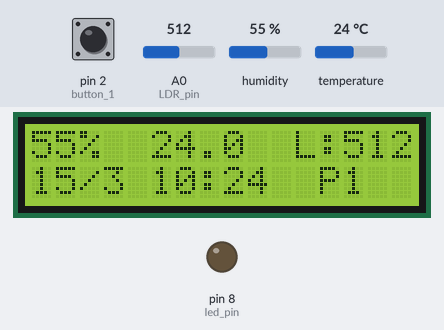
A sketch run on a simulated Arduino Uno, built with avr-gcc and run on an emulated ATmega328P. On the bench: 16×2 character LCD, output pins drawn as LEDs (lit = HIGH). Inputs (shaded band) come from the test bench; at power-on: A0 (LDR_pin) = 512, pin 2 (button_1) LOW, humidity 55 %, temperature 24 °C. The local clock reads 2024-03-15 10:24:30 at power-on unless the sketch sets it.

Above: at 1.2 s.
1.3 s: A0 (LDR_pin) set to 985
At 3.0 s:
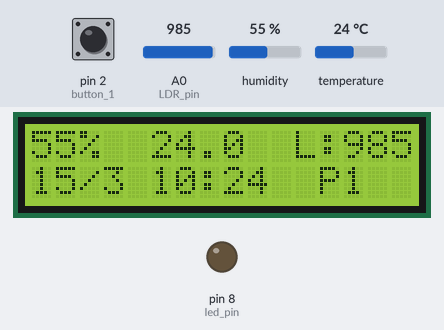
3.5 s: A0 (LDR_pin) set to 1008
At 5.1 s:
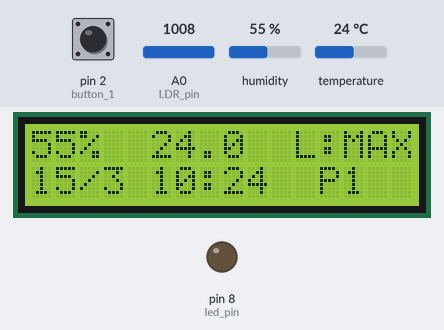
5.5 s: A0 (LDR_pin) set to 0
At 6.9 s:
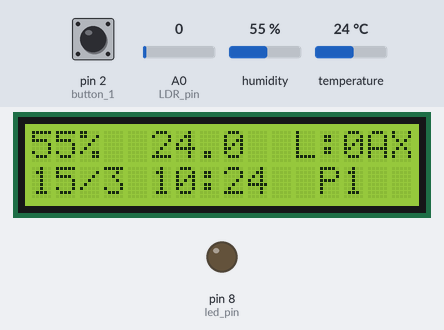
7.5 s: A0 (LDR_pin) set to 8
9.5 s: A0 (LDR_pin) set to 11
At 11.3 s:
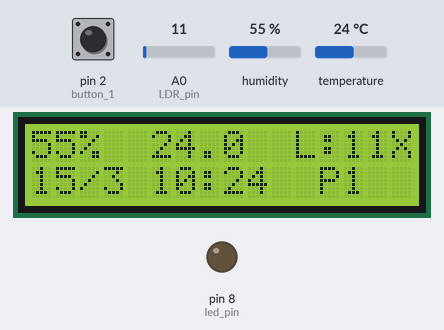
11.6 s: pin 2 (button_1) pulled HIGH for 1 s
At 12.8 s:
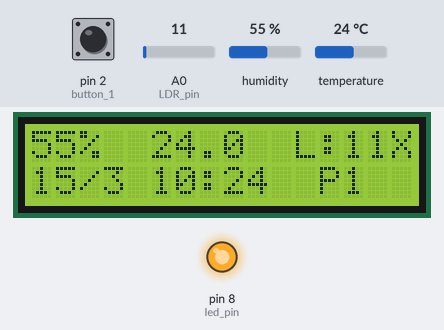
Timing chart, 0 to 14.6 s (numbered marks = the images above; inputs shaded):
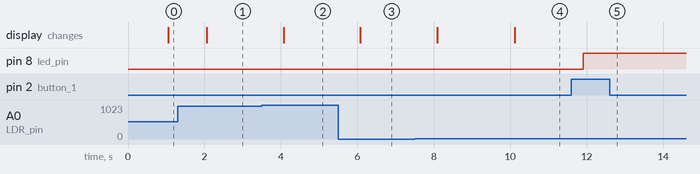

Measured:
- the behaviour switches between 999 and 1000 on A0 (LDR_pin) (found by bisection; images 1 and 2)
- the behaviour switches between 9 and 10 on A0 (LDR_pin) (found by bisection; images 3 and 4)
- after the input at 1.3 s, the display: changes after 0.75 s (image 1)
- after the input at 3.5 s, the display: changes after 0.57 s (image 2)
- after the input at 5.5 s, the display: changes after 0.58 s (image 3)
- after the input at 9.5 s, the display: changes after 0.62 s (image 4)
- after the input at 11.6 s, pin 8 (led_pin): LOW → HIGH after 0.32 s

The sketch:

sketch.ino
```cpp
#include <DHT.h>
#include <Wire.h>
#include <LCD.h>
#include <RTClib.h>
#include <LiquidCrystal_I2C.h>

//constants
#define DHTPIN 7		// DHT22 DAT pin
#define DHTTYPE DHT22   // set sensor type as DHT 22 (AM2302)
#define I2C_ADDR 0x27	// Add your I2C lcd monitor address here.  Find it from I2C Scanner script
#define BACKLIGHT_PIN 3
#define En_pin  2
#define Rw_pin  1
#define Rs_pin  0
#define D4_pin  4
#define D5_pin  5
#define D6_pin  6
#define D7_pin  7
#define LDR_pin A0			//LDR pin. Must be analog
#define button_1 2			//button 1 pin. Must be digital
#define MAX_PROG 4			//maximum programs available
#define led_pin 8			//led status pin
#define check_delay 1000	//delay time between every sensors scan

LiquidCrystal_I2C	lcd(I2C_ADDR, En_pin, Rw_pin, Rs_pin, D4_pin, D5_pin, D6_pin, D7_pin);
DHT dht(DHTPIN, DHTTYPE); // Init DHT sensor for normal 16mhz Arduino
RTC_DS1307 RTC;

float hum;					//Stores humidity value
float temp;					//Stores temperature value
int ldr;					//Stores LDR value. 0-1023
int buttonState = 0;		//button state
int program = 1;			//current program value
unsigned long lastTime = 0;
int longPressTime = 300;
unsigned long buttonTimer = 0;
boolean buttonActive = false;
boolean longPressActive = false;
boolean ledState = LOW;

void setup()
{
	Serial.begin(9600);
	dht.begin();
	lcd.begin(16, 2);
	RTC.begin();
	lcd.setBacklightPin(BACKLIGHT_PIN, POSITIVE);
	lcd.setBacklight(HIGH);
	pinMode(button_1, INPUT);
	pinMode(led_pin, OUTPUT);
	checkRTC();
}

void loop()
{
	checkButton1();

	if (millis() - lastTime > check_delay) {
		checkSensors();
		lastTime = millis();
	}

	print();
}

void checkButton1() {
	if (digitalRead(button_1) == HIGH) {	//pulsante premuto
		if (buttonActive == false) {
			buttonActive = true;
			buttonTimer = millis();
		}

		if ((millis() - buttonTimer > longPressTime) && (longPressActive == false)) {
			longPressActive = true;
			ledState = !ledState;
			digitalWrite(led_pin, ledState);
		}
	}
	else {	//pulsante non premuto
		if (buttonActive == true) {
			if (longPressActive == true) {
				longPressActive = false;
			}
			else {
				if (program < MAX_PROG) {
					program++;
				}
				else if (program == MAX_PROG) {
					program = 1;
				}
			}
			buttonActive = false;
		}
	}
}

void checkSensors() {
	hum = dht.readHumidity();
	temp = dht.readTemperature();
	ldr = analogRead(LDR_pin);
}

void print() {
	lcd.setCursor(0, 0);		//print humidity
	lcd.print(hum, 0);
	lcd.print((char)37);
	lcd.setCursor(5, 0);
	lcd.print(temp, 1);

	lcd.setCursor(11, 0);
	lcd.print("L:");
	lcd.setCursor(13, 0);	//print light
	if (ldr >= 1000) {
		lcd.print("MAX");
	}
	else {
		lcd.print(ldr);
	}
	printDateTime();
	lcd.setCursor(12, 2);
	lcd.print("P");
	lcd.setCursor(13, 2);	//print current program
	if (program == MAX_PROG) {
		lcd.print("OFF");
	}
	else {
		lcd.print(program);
		lcd.print("  ");
	}
}

void checkRTC() {
	DateTime OraRTC = RTC.now();

	/*DateTime OraPC = DateTime(__DATE__, __TIME__);		//uncomment this to tune date and time automatically

	if (OraRTC.unixtime() < OraPC.unixtime()) {
		Serial.println("L'RTC e' indietro! Lo aggiorno con quello del PC!");
		RTC.adjust(OraPC);
	}*/

	if (!RTC.isrunning()) {
		Serial.println("RTC is NOT running!");
	}
}

void printDateTime(){
	DateTime now = RTC.now();
	lcd.setCursor(0, 2);
	lcd.print(now.day());
	lcd.print("/");
	lcd.print(now.month());
	lcd.setCursor(5, 2);
	lcd.print(now.hour());
	lcd.print(":");
	if (now.minute() < 10) {
		lcd.print("0");
		lcd.print(now.minute(), DEC);
	}
	else {
		lcd.print(now.minute(), DEC);
	}
}
```
